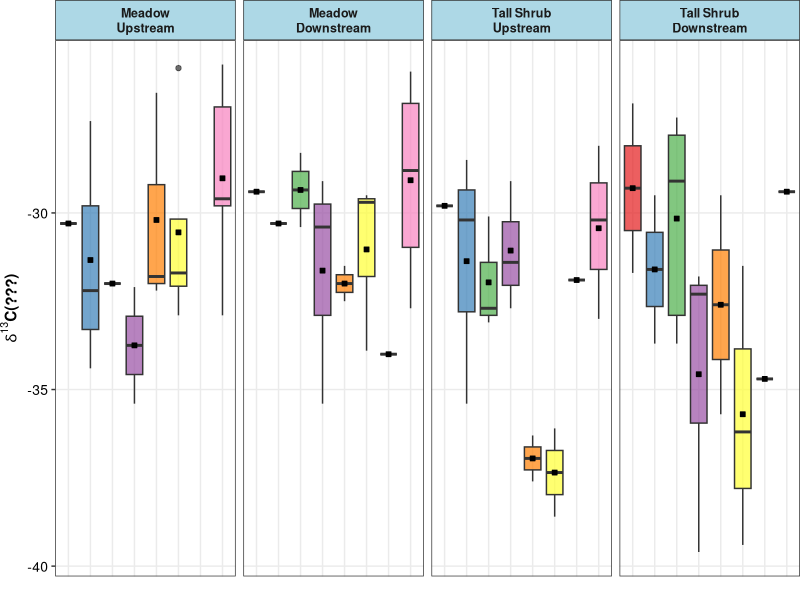
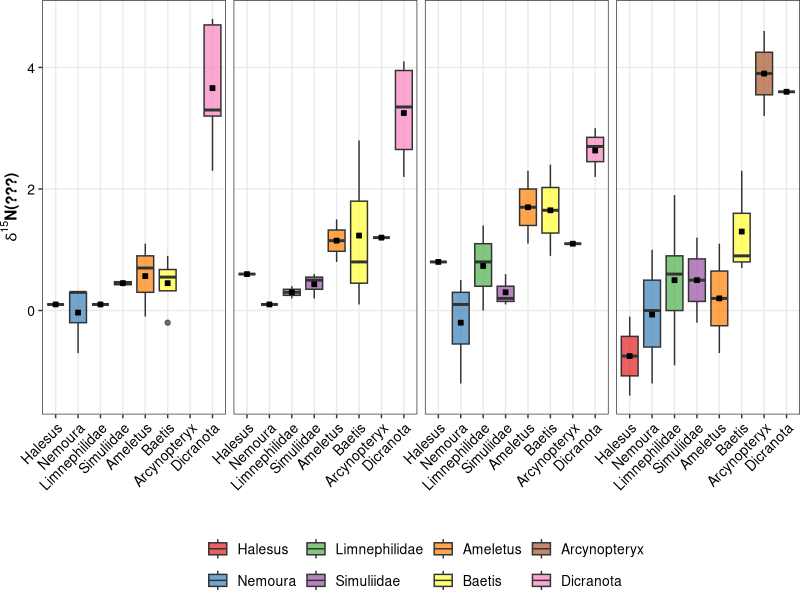

Write R code to recreate these figures, in order. (Note: this script raises an error after producing the figures.)

# Script:  Stable Isotope Analysis: Barplots ----

#  Robin Satter                          

## Required packages ----

library(tidyverse)
library(readxl)
library(plyr)

## Preparing Data ----

# Invertebrates Isotopic Data
inv<-read_xlsx("inv.xlsx")

# Resources Isotopic Data
res<-read_xlsx("res.xlsx")


## Invertebrate Barplot C13 & N15 (Figure 9) ----

inv$Name <- factor(inv$Name, levels = c("Halesus","Nemoura","Limnephilidae","Simuliidae","Ameletus","Baetis", "Arcynopteryx","Dicranota"))
cols <- c("Arcynopteryx" = "#a65628", "Ameletus" = "#ff7f00", "Baetis" = "#ffff33", "Dicranota" = "#f781bf", "Halesus" = "#e41a1c",
          "Limnephilidae" = "#4daf4a", "Nemoura" = "#377eb8","Simuliidae" = "#984ea3")

inv$Code <- factor(inv$Code, levels=c("CU", "CD", "SU", "SD"))
inv$Code <- factor(inv$Code, labels=c("Meadow\nUpstream","Meadow\nDownstream","Tall Shrub\nUpstream","Tall Shrub\nDownstream"))


A<-ggplot(inv, aes(x=Name, group=Name, y=d13C_lip, fill=Name))+
  geom_boxplot(alpha=0.7)+
  stat_summary(geom="point",fun="mean", color="black",fill="black", shape=22)+
  scale_fill_manual(values=cols)+
  facet_grid(. ~ Code)+
  theme_bw()+
  labs(fill="", x="",y=expression(bold(paste(delta^{13}, "C(???)"))))+
  theme_bw()+
  theme(strip.text = element_text(face="bold", size=9,lineheight=1),
        legend.position="none",
        legend.text=element_text(size=10),
        axis.text.x = element_blank(),
        axis.text.y = element_text(colour="black", size = 10),
        strip.background = element_rect(fill="lightblue"),
        panel.grid.minor = element_blank(),
        axis.ticks.x=element_blank(),
        plot.margin = unit(c(0,0,0,0), "cm"))

B<-ggplot(inv, aes(x=Name, group=Name, y=d15N, fill=Name))+
  geom_boxplot(alpha=0.7)+
  stat_summary(geom="point",fun="mean", color="black",fill="black", shape=22)+
  scale_fill_manual(values=cols, expand = expansion(mult = c(0, 0.1)))+
  facet_grid(. ~ Code)+
  theme_bw()+
  labs(fill="", x="",y=expression(bold(paste(delta^{15}, "N(???)"))))+
  theme_bw()+
  theme(strip.text = element_blank(),
        legend.position="bottom",
        legend.text=element_text(size=10),
        axis.text.x = element_text(angle=45 , hjust = 1,colour="black", size=10),
        axis.text.y = element_text(colour="black", size = 10),
        strip.background = element_blank(),
        panel.grid.minor = element_blank(),
        plot.margin = unit(c(0,0,0,0), "cm"))

(A/B)&
  plot_layout()

## Resources  Barplot C13 & N15 (Figure 10) ----

res$Name <- factor(res$Name, levels = c("Filamentous","Moss", "Birch","Willow","Grass","Periphyton"))
res$Name <- factor(res$Name, labels = c("Filamentous algae","Moss", "Dwarf birch","Willow","Grass","Biofilm"))
res_col <- c("Filamentous algae"= "#e41a1c","Moss"="#377eb8", "Dwarf birch"="#4daf4a","Willow"="#984ea3","Grass"="#ff7f00","Biofilm"= "#ffff33")
          

res$Code <- factor(res$Code, levels=c("CU", "CD", "SU", "SD"))
res$Code <- factor(res$Code, labels=c("Meadow\nUpstream","Meadow\nDownstream","Tall Shrub\nUpstream","Tall Shrub\nDownstream"))

C<-ggplot(res, aes(x=Name, group=Name, y=d13C_lip, fill=Name))+
  geom_boxplot(alpha=0.7)+
  #  geom_point(position="jitter")+
  stat_summary(geom="point",fun="mean", color="black",fill="black", shape=22)+
  scale_fill_manual(values=res_col)+
  facet_grid(. ~ Code, scales = "free")+
  theme_bw()+
  labs(fill="", x="",y=expression(bold(paste(delta^{13}, "C(???)"))))+
  theme_bw()+
  theme(strip.text = element_text(face="bold", size=9,lineheight=1),
        legend.position="none",
        legend.text=element_text(size=10),
        axis.text.x = element_blank(),
        axis.text.y = element_text(colour="black", size = 10),
        strip.background = element_rect(fill="lightblue"),
        panel.grid.minor = element_blank(),
        axis.ticks.x=element_blank(),
        plot.margin = unit(c(0,0,0,0), "cm"))

D<-ggplot(res, aes(x=Name, group=Name, y=d15N, fill=Name))+
  geom_boxplot(alpha=0.7)+
  #  geom_point(position="jitter")+
  stat_summary(geom="point",fun="mean", color="black",fill="black", shape=22)+
  scale_fill_manual(values=res_col)+
  facet_grid(. ~ Code, scale="free")+
  theme_bw()+
  labs(fill="", x="",y=expression(bold(paste(delta^{15}, "N(???)"))))+
  theme_bw()+
  theme(strip.text = element_blank(),
        legend.position="bottom",
        legend.text=element_text(size=10),
        axis.text.x = element_text(angle=45 , hjust = 1,colour="black", size=10),
        axis.text.y = element_text(colour="black", size = 10),
        strip.background = element_blank(),
        panel.grid.minor = element_blank(),
        plot.margin = unit(c(0,0,0,0), "cm"))

(C/D)&
  plot_layout()
